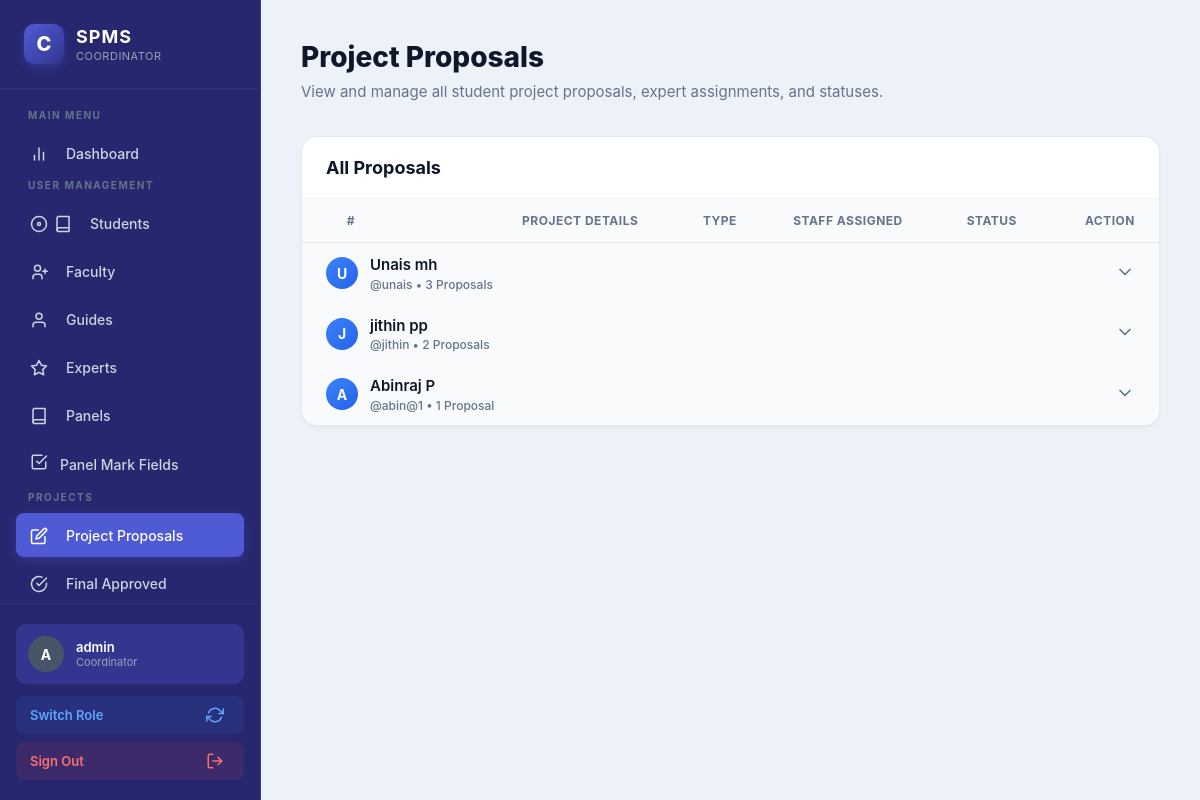
The app's page /coordinator/proposals/ (signed in) with its own data.
### accounts/models.py (models this page shows, shortened)
class User(AbstractUser):
    is_student = models.BooleanField(default=False)
    is_coordinator = models.BooleanField(default=False)
    is_faculty = models.BooleanField(default=False)
    is_expert = models.BooleanField(default=False)
    is_guide = models.BooleanField(default=False)
    is_panel = models.BooleanField(default=False)
    phone = models.CharField(
        max_length=15,
        blank=True,
        null=True
    )
    roll_number = models.CharField(
        max_length=50,
        blank=True,
        null=True
    )
    department = models.CharField(
        max_length=100,
        blank=True,
        null=True
    )
    domain_of_expertise = models.CharField(
        max_length=200,
        blank=True,
        null=True
    )
    semester = models.CharField(
        max_length=20,
        blank=True,
        null=True
    )
    batch = models.CharField(
        max_length=20,
        blank=True,
        null=True
    )

### coordinator/views.py (the view, shortened to what this page needs)
    @login_required
    def wrapper(request, *args, **kwargs):
        if request.user.is_superuser:
            return view_func(request, *args, **kwargs)

### coordinator/context_processors.py (called while the page is built)
def unread_proposals(request):
    if hasattr(request, 'user') and request.user.is_authenticated:
        if getattr(request.user, 'role', None) == 'COORDINATOR':
            count = ProjectProposal.objects.filter(status='SUBMITTED').count()
            return {'unread_proposal_count': count}
    return {}

### coordinator/views.py (called while the page is built, shortened)
def coordinator_required(view_func):
    @login_required
    def wrapper(request, *args, **kwargs):
        if request.user.is_superuser:
            return view_func(request, *args, **kwargs)
    return wrapper

### templates/coordinator/proposals.html (shortened to what this page needs)
{% extends "base.html" %}
{% block content %}
<div class="dashboard-layout">
    {% include 'coordinator/sidebar.html' %}
    <main class="dashboard-main">
        <header class="dashboard-header">
            <div class="header-content">
                <h1>Project Proposals</h1>
                <p>View and manage all student project proposals, expert assignments, and statuses.</p>
            </div>
        </header>
    <div class="content-card">
        <div class="card-header">
            <h2 class="card-title">All Proposals</h2>
        </div>
        {% if grouped_proposals %}
        <div class="table-wrapper">
            <table class="premium-table">
                <thead>
                    <tr>
                        <th style="width: 50px; text-align: center;">#</th>
                        <th style="width: 50px; text-align: center;"></th>
                        <th>Project Details</th>
                        <th>Type</th>
                        <th>Staff Assigned</th>
                        <th>Status</th>
                        <th style="text-align: right;">Action</th>
                    </tr>
                </thead>
                <tbody>
                    {% for group in grouped_proposals %}
                    <tr class="student-header-row" onclick="toggleStudentRows('student-{{ group.student.id }}')" style="cursor: pointer; user-select: none; transition: background 0.2s;">
                        <td colspan="7" style="background: #f8fafc; border-bottom: 2px solid var(--primary-light); padding: 12px 24px;">
                            <div style="display: flex; align-items: center; justify-content: space-between;">
                                <div class="user-cell">
                                    <div class="user-avatar" style="width: 32px; height: 32px; font-size: 14px;">
                                        {% if group.student.first_name %}
                                            {{ group.student.first_name|first|upper }}
                                        {% else %}
                                            {{ group.student.username|first|upper }}
                                        {% endif %}
                                    </div>
                                    <div class="user-info">
                                        <span class="user-name" style="font-size: 15px;">{{ group.student.get_full_name|default:group.student.username }}</span>
                                        <span class="user-roll">@{{ group.student.username }} • {{ group.proposals|length }} Proposal{% if group.proposals|length > 1 %}s{% endif %}</span>
                                    </div>
                                </div>
                                <div class="toggle-icon" id="icon-student-{{ group.student.id }}" style="transition: transform 0.3s; color: var(--text-muted);">
                                    <svg viewBox="0 0 24 24" width="20" height="20" stroke="currentColor" stroke-width="2" fill="none" stroke-linecap="round" stroke-linejoin="round"><polyline points="6 9 12 15 18 9"></polyline></svg>
                                </div>
                            </div>
                        </td>
                    </tr>
                    {% endfor %}
                </tbody>
            </table>
        </div>
        {% endif %}
    </div>
    </main>
</div>
{% endblock %}

### templates/coordinator/sidebar.html (shortened to what this page needs)
{% load static %}
<link rel="stylesheet" href="{% static 'css/coordinator_theme.css' %}?v=3">
    <aside class="premium-sidebar">
        <div class="sidebar-brand">
            <div class="brand-logo">C</div>
            <div class="brand-text">
                <h2>SPMS</h2>
                <p>Coordinator</p>
            </div>
        </div>
        <nav class="sidebar-nav">
            <div class="nav-section">Main Menu</div>
            <a href="{% url 'coordinator:dashboard' %}" class="nav-item {% if request.resolver_match.url_name == 'dashboard' %}active{% endif %}">
                <span class="nav-icon"></span>
                <span class="nav-text">Dashboard</span>
            </a>
            <div class="nav-section">User Management</div>
            <a href="{% url 'coordinator:students' %}" class="nav-item {% if request.resolver_match.url_name == 'students' %}active{% endif %}">
                <span class="nav-icon"><svg width="18" height="18" viewBox="0 0 24 24" fill="none" stroke="currentColor" stroke-width="2" stroke-linecap="round" stroke-linejoin="round" style="vertical-align: text-bottom; margin-right: 6px;"><circle cx="12" cy="12" r="10"></circle><circle cx="12" cy="12" r="2"></circle></svg></span>
                <span class="nav-text">Students</span>
            </a>
            <a href="{% url 'coordinator:faculty' %}" class="nav-item {% if request.resolver_match.url_name == 'faculty' %}active{% endif %}">
                <span class="nav-icon"></span>
                <span class="nav-text">Faculty</span>
            </a>
            <a href="{% url 'coordinator:guides' %}" class="nav-item {% if request.resolver_match.url_name == 'guides' %}active{% endif %}">
                <span class="nav-icon"><svg width="18" height="18" viewBox="0 0 24 24" fill="none" stroke="currentColor" style="vertical-align: text-bottom; margin-right: 6px;" stroke-width="2" stroke-linecap="round" stroke-linejoin="round"><path d="M20 21v-2a4 4 0 0 0-4-4H8a4 4 0 0 0-4 4v2"></path><circle cx="12" cy="7" r="4"></circle></svg></span>
                <span class="nav-text">Guides</span>
            </a>
            <a href="{% url 'coordinator:experts' %}" class="nav-item {% if request.resolver_match.url_name == 'experts' %}active{% endif %}">
                <span class="nav-icon"></span>
                <span class="nav-text">Experts</span>
            </a>
            <a href="{% url 'coordinator:panels' %}" class="nav-item {% if request.resolver_match.url_name == 'panels' %}active{% endif %}">
                <span class="nav-icon"></span>
                <span class="nav-text">Panels</span>
            </a>
            <a href="{% url 'coordinator:panel_mark_criteria' %}" class="nav-item {% if request.resolver_match.url_name == 'panel_mark_criteria' %}active{% endif %}">
                <span class="nav-icon"><svg width="18" height="18" viewBox="0 0 24 24" fill="none" stroke="currentColor" stroke-width="2" stroke-linecap="round" stroke-linejoin="round"><path d="M9 11l3 3L22 4"></path><path d="M21 12v7a2 2 0 0 1-2 2H5a2 2 0 0 1-2-2V5a2 2 0 0 1 2-2h11"></path></svg></span>
                <span class="nav-text">Panel Mark Fields</span>
            </a>
            <div class="nav-section">Projects</div>
            <a href="{% url 'coordinator:proposals' %}" class="nav-item {% if request.resolver_match.url_name == 'proposals' %}active{% endif %}">
                <span class="nav-icon"></span>
                <span class="nav-text">Project Proposals</span>
            </a>
            <a href="{% url 'coordinator:final_approved_students' %}" class="nav-item {% if request.resolver_match.url_name == 'final_approved_students' %}active{% endif %}">
                <span class="nav-icon"><svg width="18" height="18" viewBox="0 0 24 24" fill="none" stroke="currentColor" style="vertical-align: text-bottom; margin-right: 6px;" stroke-width="2" stroke-linecap="round" stroke-linejoin="round"><path d="M22 11.08V12a10 10 0 1 1-5.93-9.14"></path><polyline points="22 4 12 14.01 9 11.01"></polyline></svg></span>
                <span class="nav-text">Final Approved</span>
            </a>
        </nav>
        <div class="sidebar-footer">
            <div class="user-card">
                <div class="user-avatar">
                    {{ request.user.username|first|upper }}
                </div>
                <div class="user-details">
                    <span class="user-name">{{ request.user.get_full_name|default:request.user.username }}</span>
                    <span class="user-role">Coordinator</span>
                </div>
            </div>
            {% if request.user.is_expert or request.user.is_guide or request.user.is_panel or request.user.is_student %}
            <a href="{% url 'accounts:dashboard' %}" class="switch-role-btn">
                <span>Switch Role</span>
                <span></span>
            </a>
            {% endif %}
            <a href="{% url 'accounts:logout' %}" class="logout-btn">
                <span>Sign Out</span>
                <span></span>
            </a>
        </div>
    </aside>

### static/css/coordinator_theme.css (style rules this page uses)
:root:has(.premium-sidebar), :root:has(.coordinator-theme-page) { --sidebar-bg: #27276f; --sidebar-nav: #34358f; --sidebar-hover: #34358f; --sidebar-active: #4f5bd5; --primary-main: #4f5bd5; --primary-dark: #34358f; --bg-main: #edf2f9; --card-bg: #ffffff; --text-main: #0f172a; --text-muted: #64748b; --border-color: rgba(226, 232, 240, 0.9); }
body:has(.premium-sidebar), body:has(.coordinator-theme-page) { background-color: #edf2f9; }
body:has(.premium-sidebar) .premium-sidebar { background: #27276f; }
body:has(.premium-sidebar) .brand-logo { background: linear-gradient(135deg, #4f5bd5, #34358f); box-shadow: 0 4px 10px rgba(79, 91, 213, 0.3); }
body:has(.premium-sidebar) .nav-item.active { background: #4f5bd5; box-shadow: 0 4px 12px rgba(79, 91, 213, 0.3); }

### records on screen
User: user.username|first "A", user.get_full_name "admin"
User: student.first_name|first "U", student.get_full_name "Unais mh", student.username "unais", proposals|length "3"
User: student.first_name|first "J", student.get_full_name "jithin pp", student.username "jithin", proposals|length "2"
User: student.first_name|first "A", student.get_full_name "Abinraj P", student.username "abin@1", proposals|length "1"
